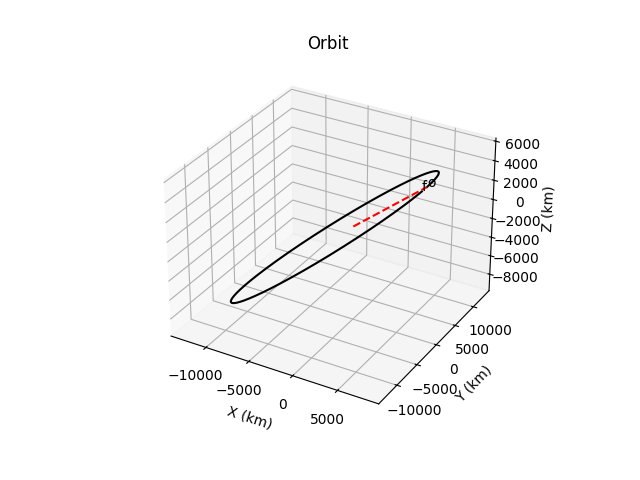

Source code (Python):
import numpy as np
from scipy.integrate import solve_ivp

'''To calculate the derivative(change) of velocity and acceleration over time '''
def rates(t, f):
    x, y, z, vx, vy, vz = f
    r = np.linalg.norm([x, y, z])
    #acceleration in x , y ,z directions 
    ax = -mu * x / r**3                
    ay = -mu * y / r**3
    az = -mu * z / r**3
    #output 
    return [vx, vy, vz, ax, ay, az]

def output(t, y):
    # y contains 6 elements ((x,y,z vx,vy,vz) * number of time steps ) 
    r = np.linalg.norm(y[:, :3], axis=1)         # it's selecting the first three elements of each row in y and get their norm put them in an array r ([r1,r2,r3]) 
    imax = np.argmax(r)                          # This line finds the index of the maximum value in the array r
    imin = np.argmin(r)                          # finds the index of the minimum value 
    rmax = r[imax]                               # the maximum value 
    rmin = r[imin]                               # the mimimum value 
    v_at_rmax = np.linalg.norm(y[imax, 3:6])
    v_at_rmin = np.linalg.norm(y[imin, 3:6])
    

    print("\n\n––––––––––––––––––––––––––––––––––––––--–––––––––––––––––––––––\n")
    print("\n Earth Orbit")
    #print(" {}".format(datetime.now()))
    print("\n The initial position is [{}, {}, {}] (km).".format(*r0))
    print(" Magnitude = {} km\n".format(np.linalg.norm(r0)))
    print("\n The initial velocity is [{}, {}, {}] (km/s).".format(*v0))
    print(" Magnitude = {} km/s\n".format(np.linalg.norm(v0)))
    print("\n Initial time = {} h.\n Final time = {} h.\n".format(t[0]/3600, t[-1]/3600))
    print("\n The minimum altitude is {} km at time = {} h.".format(rmin-R, t[imin]/3600))
    print(" The speed at that point is {} km/s.\n".format(v_at_rmin))
    print("\n The maximum altitude is {} km at time = {} h.".format(rmax-R, t[imax]/3600))
    print(" The speed at that point is {} km/s\n".format(v_at_rmax))
    print("\n––––––––––––––––––––––––––––––––––––––––––––––––––––––––––––––\n\n")

# Constants and input data
hours = 3600
G = 6.6742e-20
m1 = 5.974e24
R = 6378
m2 = 1000
r0 = np.array([8000, 0, 6000])
v0 = np.array([0, 7, 0])
t0 = 0
tf = 4 * hours
mu = G * (m1 + m2)
y0 = np.concatenate([r0, v0])

# Solve using solve_ivp
sol = solve_ivp(rates, [t0, tf], y0, method='RK45', t_eval=np.linspace(t0, tf, 1000))

# Output the results
output(sol.t, sol.y)

# Plot the orbit
import matplotlib.pyplot as plt
from mpl_toolkits.mplot3d import Axes3D

fig = plt.figure()
ax = fig.add_subplot(111, projection='3d')
ax.plot(sol.y[0], sol.y[1], sol.y[2], 'k')
ax.plot([0, r0[0]], [0, r0[1]], [0, r0[2]], 'r--')
ax.text(sol.y[0, 0], sol.y[1, 0], sol.y[2, 0], 'o')
ax.text(sol.y[0, -1], sol.y[1, -1], sol.y[2, -1], 'f')
ax.set_xlabel('X (km)')
ax.set_ylabel('Y (km)')
ax.set_zlabel('Z (km)')
ax.set_title('Orbit')
plt.show()
